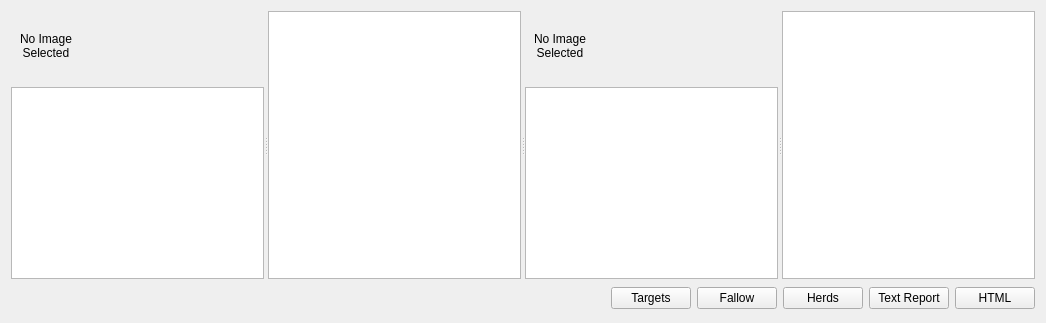
     <widget class="QWidget" name="results_tab">
      <attribute name="title">
       <string>Calculations</string>
      </attribute>
      <layout class="QGridLayout">
       <item row="0" column="0" colspan="6">
        <widget class="QSplitter" name="splitter_5">
         <property name="orientation">
          <enum>Qt::Horizontal</enum>
         </property>
         <widget class="QSplitter" name="splitter_2">
          <property name="orientation">
           <enum>Qt::Horizontal</enum>
          </property>
          <widget class="QWidget" name="layoutWidget">
           <layout class="QVBoxLayout">
            <item>
             <widget class="QLabel" name="lblCropPicCalcs">
              <property name="minimumSize">
               <size>
                <width>70</width>
                <height>70</height>
               </size>
              </property>
              <property name="maximumSize">
               <size>
                <width>70</width>
                <height>70</height>
               </size>
              </property>
              <property name="text">
               <string>No Image
Selected</string>
              </property>
              <property name="alignment">
               <set>Qt::AlignCenter</set>
              </property>
             </widget>
            </item>
            <item>
             <widget class="QListWidget" name="listWidgetCalculationsCrop">
              <property name="sizePolicy">
               <sizepolicy hsizetype="Expanding" vsizetype="Expanding">
                <horstretch>0</horstretch>
                <verstretch>0</verstretch>
               </sizepolicy>
              </property>
              <property name="minimumSize">
               <size>
                <width>70</width>
                <height>0</height>
               </size>
              </property>
              <property name="toolTip">
               <string>&lt;html&gt;&lt;head&gt;&lt;meta name=&quot;qrichtext&quot; content=&quot;1&quot; /&gt;&lt;style type=&quot;text/css&quot;&gt;
p, li { white-space: pre-wrap; }
&lt;/style&gt;&lt;/head&gt;&lt;body style=&quot; font-family:'Sans Serif'; font-size:9pt; font-weight:400; font-style:normal; text-decoration:none;&quot;&gt;
&lt;p style=&quot; margin-top:0px; margin-bottom:0px; margin-left:0px; margin-right:0px; -qt-block-indent:0; text-indent:0px;&quot;&gt;Select which crop you want to see the calculations for.&lt;/p&gt;&lt;/body&gt;&lt;/html&gt;</string>
              </property>
              <property name="whatsThis">
               <string>&lt;html&gt;&lt;head&gt;&lt;meta name=&quot;qrichtext&quot; content=&quot;1&quot; /&gt;&lt;style type=&quot;text/css&quot;&gt;
p, li { white-space: pre-wrap; }
&lt;/style&gt;&lt;/head&gt;&lt;body style=&quot; font-family:'Sans Serif'; font-size:9pt; font-weight:400; font-style:normal; text-decoration:none;&quot;&gt;
&lt;p style=&quot; margin-top:0px; margin-bottom:0px; margin-left:0px; margin-right:0px; -qt-block-indent:0; text-indent:0px;&quot;&gt;To see the Calorie, Production, and Area targets for all of the crops and animals being modelled, simply select them from the list, and the results will be displayed in the area to the right. This information is meant to give the user an opportunity to make sure that the target look feasible before running the model (which can be very time consuming).&lt;/p&gt;&lt;/body&gt;&lt;/html&gt;</string>
              </property>
             </widget>
            </item>
           </layout>
          </widget>
          <widget class="QTextBrowser" name="textBrowserResultsCrop">
           <property name="sizePolicy">
            <sizepolicy hsizetype="Expanding" vsizetype="Expanding">
             <horstretch>0</horstretch>
             <verstretch>0</verstretch>
            </sizepolicy>
           </property>
           <property name="whatsThis">
            <string>&lt;html&gt;&lt;head&gt;&lt;meta name=&quot;qrichtext&quot; content=&quot;1&quot; /&gt;&lt;style type=&quot;text/css&quot;&gt;
p, li { white-space: pre-wrap; }
&lt;/style&gt;&lt;/head&gt;&lt;body style=&quot; font-family:'Sans Serif'; font-size:9pt; font-weight:400; font-style:normal; text-decoration:none;&quot;&gt;
&lt;p style=&quot; margin-top:0px; margin-bottom:0px; margin-left:0px; margin-right:0px; -qt-block-indent:0; text-indent:0px;&quot;&gt;To see the Calorie, Production, and Area targets for a crop simply select it from the list on the left, and the results will be displayed in the area to the right.&lt;/p&gt;
&lt;p style=&quot;-qt-paragraph-type:empty; margin-top:0px; margin-bottom:0px; margin-left:0px; margin-right:0px; -qt-block-indent:0; text-indent:0px;&quot;&gt;&lt;/p&gt;
&lt;p style=&quot; margin-top:0px; margin-bottom:0px; margin-left:0px; margin-right:0px; -qt-block-indent:0; text-indent:0px;&quot;&gt;This information is meant to give you an opportunity to make sure that the targets look feasible before running the model (which can be very time consuming).&lt;/p&gt;&lt;/body&gt;&lt;/html&gt;</string>
           </property>
          </widget>
         </widget>
         <widget class="QSplitter" name="splitter_4">
          <property name="orientation">
           <enum>Qt::Horizontal</enum>
          </property>
          <widget class="QWidget" name="layoutWidget">
           <layout class="QVBoxLayout">
            <item>
             <widget class="QLabel" name="lblAnimalPicCalcs">
              <property name="minimumSize">
               <size>
                <width>70</width>
                <height>70</height>
               </size>
              </property>
              <property name="maximumSize">
               <size>
                <width>70</width>
                <height>70</height>
               </size>
              </property>
              <property name="text">
               <string>No Image
Selected</string>
              </property>
              <property name="alignment">
               <set>Qt::AlignCenter</set>
              </property>
             </widget>
            </item>
            <item>
             <widget class="QListWidget" name="listWidgetCalculationsAnimal">
              <property name="sizePolicy">
               <sizepolicy hsizetype="Expanding" vsizetype="Expanding">
                <horstretch>0</horstretch>
                <verstretch>0</verstretch>
               </sizepolicy>
              </property>
              <property name="minimumSize">
               <size>
                <width>70</width>
                <height>0</height>
               </size>
              </property>
              <property name="toolTip">
               <string>&lt;html&gt;&lt;head&gt;&lt;meta name=&quot;qrichtext&quot; content=&quot;1&quot; /&gt;&lt;style type=&quot;text/css&quot;&gt;
p, li { white-space: pre-wrap; }
&lt;/style&gt;&lt;/head&gt;&lt;body style=&quot; font-family:'Sans Serif'; font-size:9pt; font-weight:400; font-style:normal; text-decoration:none;&quot;&gt;
&lt;p style=&quot; margin-top:0px; margin-bottom:0px; margin-left:0px; margin-right:0px; -qt-block-indent:0; text-indent:0px;&quot;&gt;Select which animal you want to see the calculations for.&lt;/p&gt;&lt;/body&gt;&lt;/html&gt;</string>
              </property>
              <property name="whatsThis">
               <string>&lt;html&gt;&lt;head&gt;&lt;meta name=&quot;qrichtext&quot; content=&quot;1&quot; /&gt;&lt;style type=&quot;text/css&quot;&gt;
p, li { white-space: pre-wrap; }
&lt;/style&gt;&lt;/head&gt;&lt;body style=&quot; font-family:'Sans Serif'; font-size:9pt; font-weight:400; font-style:normal; text-decoration:none;&quot;&gt;
&lt;p style=&quot; margin-top:0px; margin-bottom:0px; margin-left:0px; margin-right:0px; -qt-block-indent:0; text-indent:0px;&quot;&gt;To see the Calorie, Production, and Area targets for all of the crops and animals being modelled, simply select them from the list, and the results will be displayed in the area to the right. This information is meant to give the user an opportunity to make sure that the target look feasible before running the model (which can be very time consuming).&lt;/p&gt;&lt;/body&gt;&lt;/html&gt;</string>
              </property>
             </widget>
            </item>
           </layout>
          </widget>
          <widget class="QTextBrowser" name="textBrowserResultsAnimals">
           <property name="sizePolicy">
            <sizepolicy hsizetype="Expanding" vsizetype="Fixed">
             <horstretch>0</horstretch>
             <verstretch>0</verstretch>
            </sizepolicy>
           </property>
           <property name="whatsThis">
            <string>&lt;html&gt;&lt;head&gt;&lt;meta name=&quot;qrichtext&quot; content=&quot;1&quot; /&gt;&lt;style type=&quot;text/css&quot;&gt;
p, li { white-space: pre-wrap; }
&lt;/style&gt;&lt;/head&gt;&lt;body style=&quot; font-family:'Sans Serif'; font-size:9pt; font-weight:400; font-style:normal; text-decoration:none;&quot;&gt;
&lt;p style=&quot; margin-top:0px; margin-bottom:0px; margin-left:0px; margin-right:0px; -qt-block-indent:0; text-indent:0px;&quot;&gt;To see the Calorie, Production, and Area targets for an animal simply select it from the list on the left, and the results will be displayed in the area to the right.&lt;/p&gt;
&lt;p style=&quot;-qt-paragraph-type:empty; margin-top:0px; margin-bottom:0px; margin-left:0px; margin-right:0px; -qt-block-indent:0; text-indent:0px;&quot;&gt;&lt;/p&gt;
&lt;p style=&quot; margin-top:0px; margin-bottom:0px; margin-left:0px; margin-right:0px; -qt-block-indent:0; text-indent:0px;&quot;&gt;This information is meant to give you an opportunity to make sure that the targets look feasible before running the model (which can be very time consuming).&lt;/p&gt;&lt;/body&gt;&lt;/html&gt;</string>
           </property>
          </widget>
         </widget>
        </widget>
       </item>
       <item row="1" column="0">
        <spacer>
         <property name="orientation">
          <enum>Qt::Horizontal</enum>
         </property>
         <property name="sizeHint" stdset="0">
          <size>
           <width>341</width>
           <height>27</height>
          </size>
         </property>
        </spacer>
       </item>
       <item row="1" column="1">
        <widget class="QPushButton" name="pbnTargets">
         <property name="text">
          <string>Targets</string>
         </property>
        </widget>
       </item>
       <item row="1" column="2">
        <widget class="QPushButton" name="pbnFallow">
         <property name="text">
          <string>Fallow</string>
         </property>
        </widget>
       </item>
       <item row="1" column="3">
        <widget class="QPushButton" name="pbnHerds">
         <property name="text">
          <string>Herds</string>
         </property>
        </widget>
       </item>
       <item row="1" column="4">
        <widget class="QPushButton" name="pbnText">
         <property name="text">
          <string>Text Report</string>
         </property>
        </widget>
       </item>
       <item row="1" column="5">
        <widget class="QPushButton" name="pbnHtml">
         <property name="text">
          <string>HTML</string>
         </property>
        </widget>
       </item>
      </layout>
     </widget>
